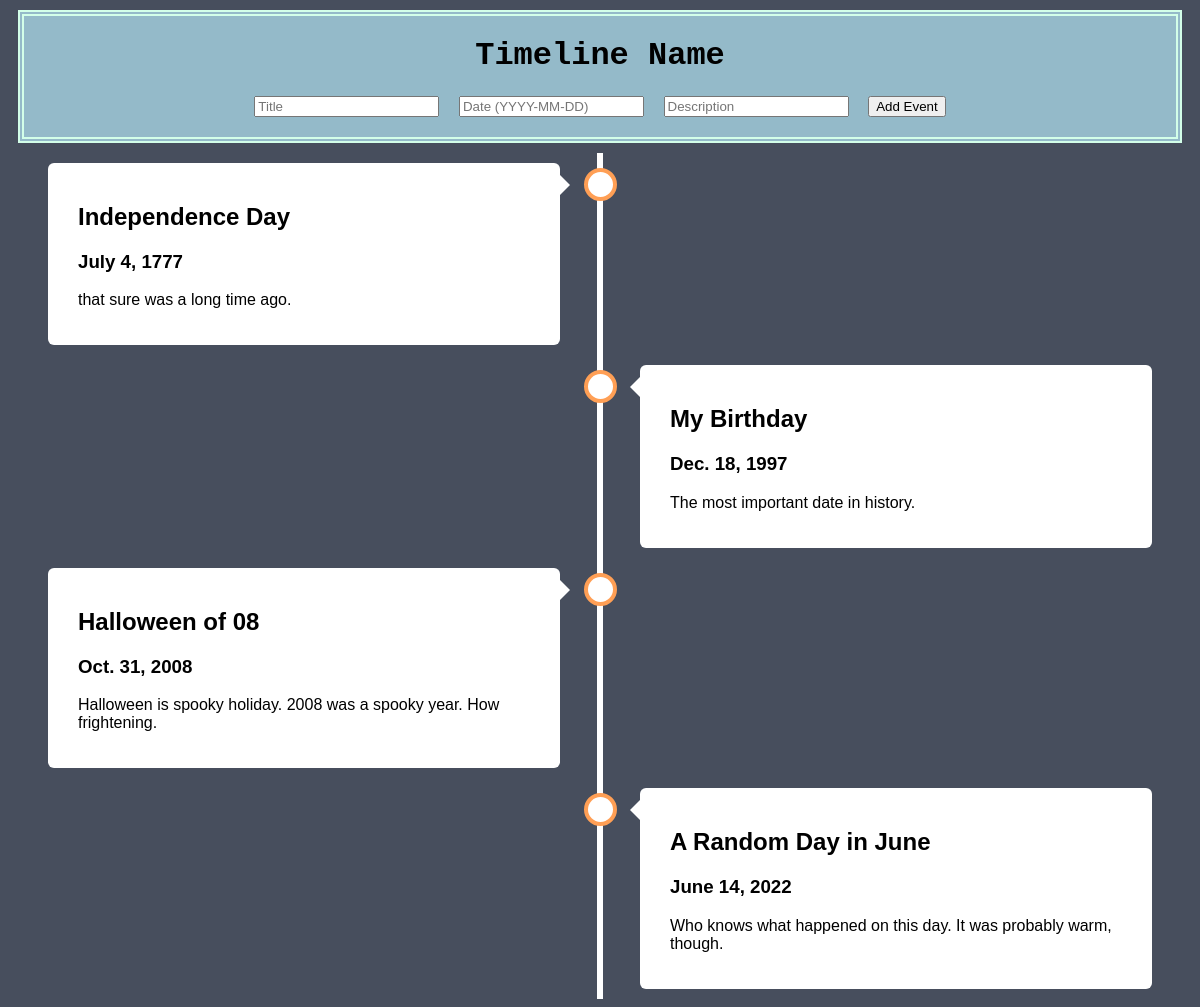
Screenshot of /timeline/1/ with the database file from the repository.
### timeline_app/models.py (models this page shows)
class Event(models.Model):
    timeline_id = models.ForeignKey(Timeline, on_delete=models.CASCADE)
    event_id = models.BigAutoField(primary_key=True)
    date = models.DateField()
    title = models.CharField(max_length=50)
    description = models.TextField(max_length=500)

### timeline_app/views.py (the view, shortened to what this page needs)
# urls.py: path('timeline/<int:pk>/', timeline, name='timeline'),
def timeline(request, pk):
    timeline = Timeline.objects.get(pk=pk)
    event = Event.objects.filter(timeline_id=pk).order_by('date')
    dict = {'timeline': timeline,
            'events': event}
    return render(request, 'timeline_app/timeline.html', context=dict)

### timeline_app/templates/timeline_app/timeline.html (shortened to what this page needs)
{% load static %}
<!DOCTYPE html>
<html lang="en">
  <head>
    <link rel="stylesheet" href="{% static 'timeline_app/css/styles.css' %}">
  </head>
  <header>
    <h1> Timeline Name </h1>
    <form method="POST">
      <input placeholder="Title" name ="title" type="text">
      <input placeholder="Date (YYYY-MM-DD)" name ="date" type="datetime">
      <input placeholder="Description" name ="description" type="text">
      <button type="submit">Add Event</button>
  </form>
  </header>
  <body>
    <div class="timeline">
      {% for event in events %}
      {% cycle 'left' 'right' as left_right silent %}
      {% if left_right == 'left' %}
      <div class="container left">
        <div class="content">
          <h2>{{ event.title }}</h2>
          <h3> {{ event.date }} </h3>
          <p>{{ event.description }}</p>
        </div>
      </div>
      {% endif %}
      {% if left_right == 'right' %}
      <div class="container right">
        <div class="content">
          <h2>{{ event.title }}</h2>
          <h3> {{ event.date }} </h3>
          <p>{{ event.description }}</p>
        </div>
      </div>
      {% endif %}
      {% endfor %%}
    </div>
  </body>

### timeline_app/static/timeline_app/css/styles.css (style rules this page uses)
* { box-sizing: border-box; }
header { margin: 10px; background-color:rgb(148, 186, 201); height: auto + 10px; align-content: center; text-align: center; font-family: 'Courier New', Courier, monospace; border: double rgb(211, 255, 233) 6px; }
form { padding-bottom: 20px; word-spacing: 10px; }
body { background-color: #474e5d; font-family: Helvetica, sans-serif; }
.timeline { position: relative; max-width: 1200px; margin: 0 auto; }
.timeline::after { content: ''; position: absolute; width: 6px; background-color: white; top: 0; bottom: 0; left: 50%; margin-left: -3px; }
.container { padding: 10px 40px; position: relative; background-color: inherit; width: 50%; }
.container::after { content: ''; position: absolute; width: 25px; height: 25px; right: -17px; background-color: white; border: 4px solid #FF9F55; top: 15px; border-radius: 50%; z-index: 1; }
.left { left: 0; }
.right { left: 50%; }
.left::before { content: " "; height: 0; position: absolute; top: 22px; width: 0; z-index: 1; right: 30px; border: medium solid white; border-width: 10px 0 10px 10px; border-color: transparent transparent transparent white; }
.right::before { content: " "; height: 0; position: absolute; top: 22px; width: 0; z-index: 1; left: 30px; border: medium solid white; border-width: 10px 10px 10px 0; border-color: transparent white transparent transparent; }
.right::after { left: -16px; }
.content { padding: 20px 30px; background-color: white; position: relative; border-radius: 6px; }

### rows the page displays
Event: title "Independence Day", date "July 4, 1777", description "that sure was a long time ago."
Event: title "My Birthday", date "Dec. 18, 1997", description "The most important date in history."
Event: title "Halloween of 08", date "Oct. 31, 2008", description "Halloween is spooky holiday. 2008 was a spooky year. How frightening."
Event: title "A Random Day in June", date "June 14, 2022", description "Who knows what happened on this day. It was probably warm, though."
